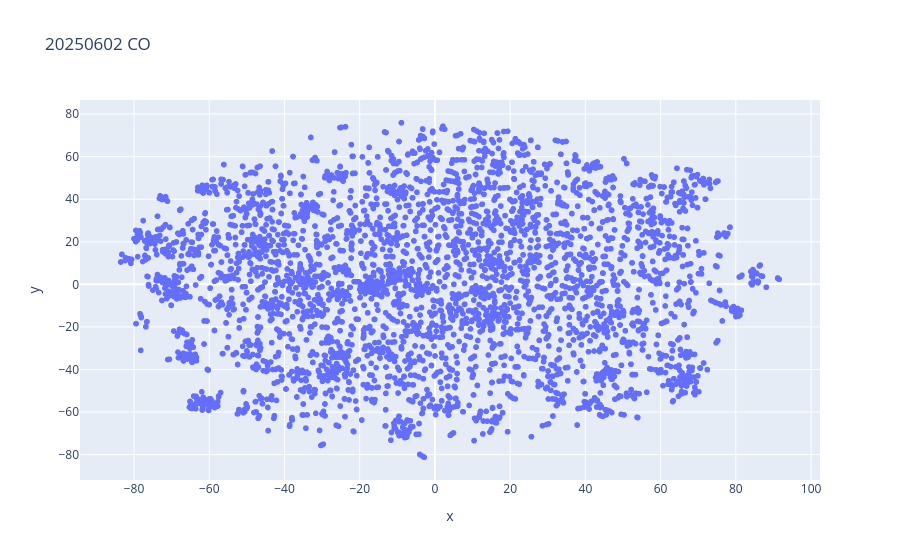

The code cell stored with this chart in its notebook:
### Code cell
fig.show()

### Figure 1 — Plotly figure (JSON) as saved in the notebook; plotly's stock layout.template omitted (floating-point values rounded to 4 significant figures; data arrays with more than 128 entries replaced by an {"elided": "..."} marker saying what was removed)
{"data": [{"customdata": {"elided": "4587x2 mixed values"}, "hovertemplate": "x=%{x}<br>y=%{y}<br>sbert_text=%{customdata[0]}<br>GlobalEventID=%{customdata[1]}<extra></extra>", "legendgroup": "", "marker": {"color": "#636efa", "symbol": "circle"}, "mode": "markers", "name": "", "showlegend": false, "type": "scattergl", "x": {"elided": "4587 float values"}, "xaxis": "x", "y": {"elided": "4587 float values"}, "yaxis": "y"}], "layout": {"legend": {"tracegroupgap": 0}, "title": {"text": "20250602 CO"}, "xaxis": {"anchor": "y", "domain": [0, 1], "title": {"text": "x"}}, "yaxis": {"anchor": "x", "domain": [0, 1], "title": {"text": "y"}}}}
